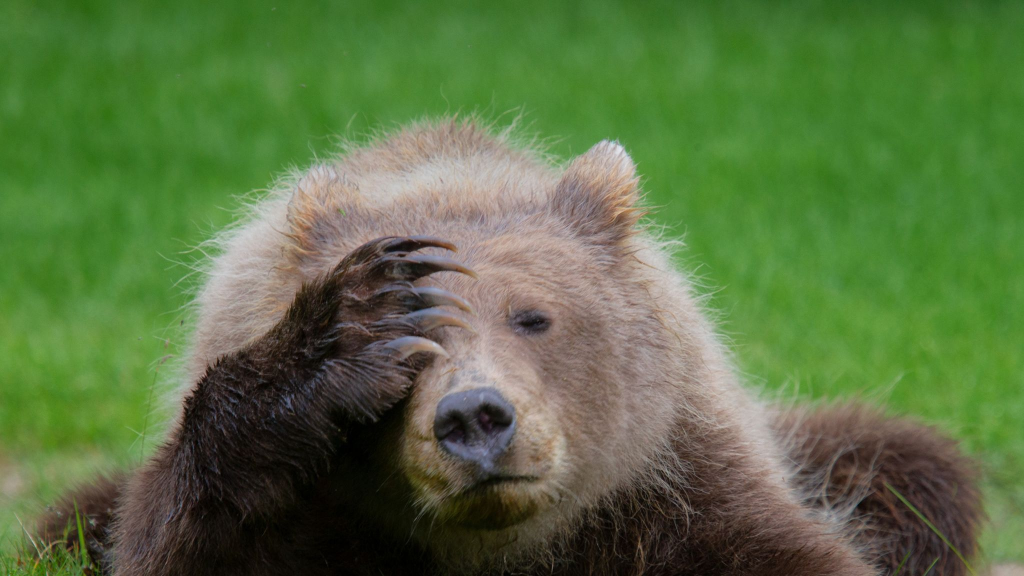
#> input picture practice/cv/img-process-lab/sample/bear.jpg, 2048 x 1152 px, given in place of 0, which was not available (shown at 1/2 size)
$ python in_range.py
#> lines starting #> are read from the running program, lines starting #| are printed output that depends on the picture; after the words box and inside, x2 and y2 are one past the last pixel; in counts of white or black regions, pixels touching at a corner belong together; pictures that were not available may be replaced by others from this repository, and a replacement may not be noted
import argparse
import time
import cv2
import numpy as np


COLORS = {
    "black":  ((0,   0,   0),   (180, 255,  45)),
    "gray":   ((0,   0,  46),   (180,  43, 220)),
    "white":  ((0,   0, 221),   (180,  30, 255)),
    "red":    ((0,  43,  46),   ( 10, 255, 255)),
    "orange": ((11, 43,  46),   ( 25, 255, 255)),
    "yellow": ((26, 43,  46),   ( 34, 255, 255)),
    "green":  ((35, 43,  46),   ( 77, 255, 255)),
    "cyan":   ((78, 43,  46),   ( 99, 255, 255)),
    "blue":   ((100, 43, 46),   (124, 255, 255)),
    "purple": ((125, 43, 46),   (155, 255, 255)),
}


def show_mask(img):
    hsv = cv2.cvtColor(img, cv2.COLOR_BGR2HSV)
    for name in ("red", "green", "blue"):
        lower, upper = (np.array(v) for v in COLORS[name])
        mask   = cv2.inRange(hsv, lower, upper)
        result = cv2.bitwise_and(img, img, mask=mask)
        cv2.imshow(f"{name} mask",   mask)
        cv2.imshow(f"{name} result", result)
    cv2.imshow("Original", img)
    cv2.waitKey(0)
    cv2.destroyAllWindows()


# [47 lines left out: functions show_replace, show_cloak, not called in this run]


def main():
    ap = argparse.ArgumentParser()
    ap.add_argument("--source", default="0", help="image path or camera index")
    ap.add_argument("--mode", choices=["mask", "replace", "cloak"], default="mask")
    ap.add_argument("--bg", default=None, help="background image for replace mode")
    ap.add_argument("--min-area", type=int, default=2000,
                    help="min contour area for cloak mode (0 = no filter)")
    args = ap.parse_args()

    if args.mode == "cloak":
        source = int(args.source) if args.source.isdigit() else args.source
        show_cloak(source, args.min_area)
        return

    img = cv2.imread(args.source)
#> img is the input picture: shape (1152, 2048, 3); mean B, G, R 66.1, 113.2, 88.8
    if img is None:
        print(f"[ERROR] Cannot read image: {args.source}")
        return

    if args.mode == "mask":
        show_mask(img)
#> in show_mask, `hsv = cv2.cvtColor(img, cv2.COLOR_BGR2HSV)`: hsv: shape (1152, 2048, 3); mean H, S, V 39.6, 120, 118.8
#> the loop in show_mask, `for name in ("red", "green", "blue"):` made 3 passes
#> pass 1, in show_mask, `mask   = cv2.inRange(hsv, lower, upper)`:
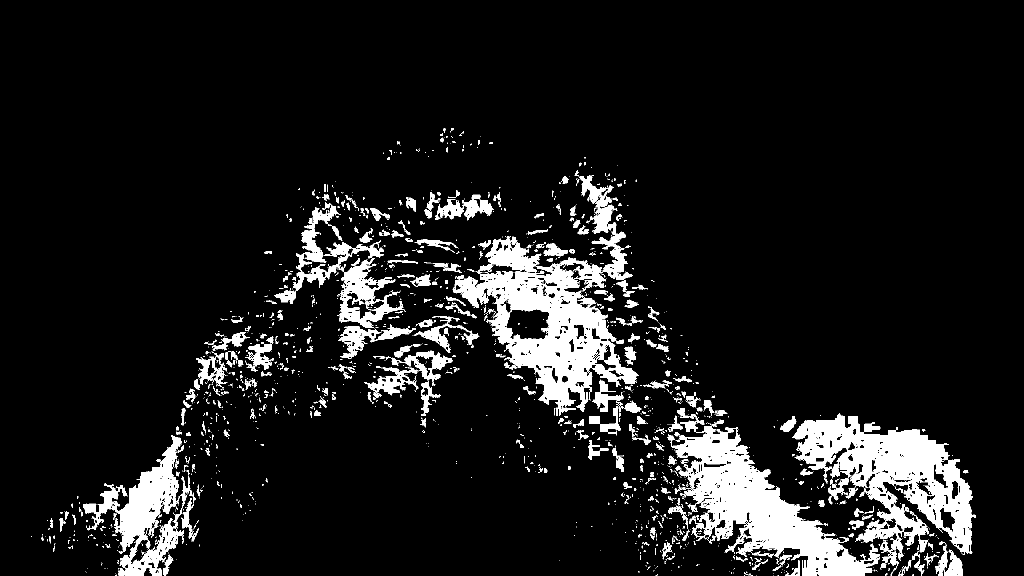
#> mask: shape (1152, 2048) (shown at 1/2 size); 10.1% white; 1843 white regions (1465 under 20 px), largest, box (x1, y1, x2, y2) and area: (905, 371, 1278, 832) 53430, (1585, 826, 1951, 1122) 44452, (1342, 839, 1760, 1152) 43675
#> pass 1, in show_mask, `result = cv2.bitwise_and(img, img, mask=mask)`:
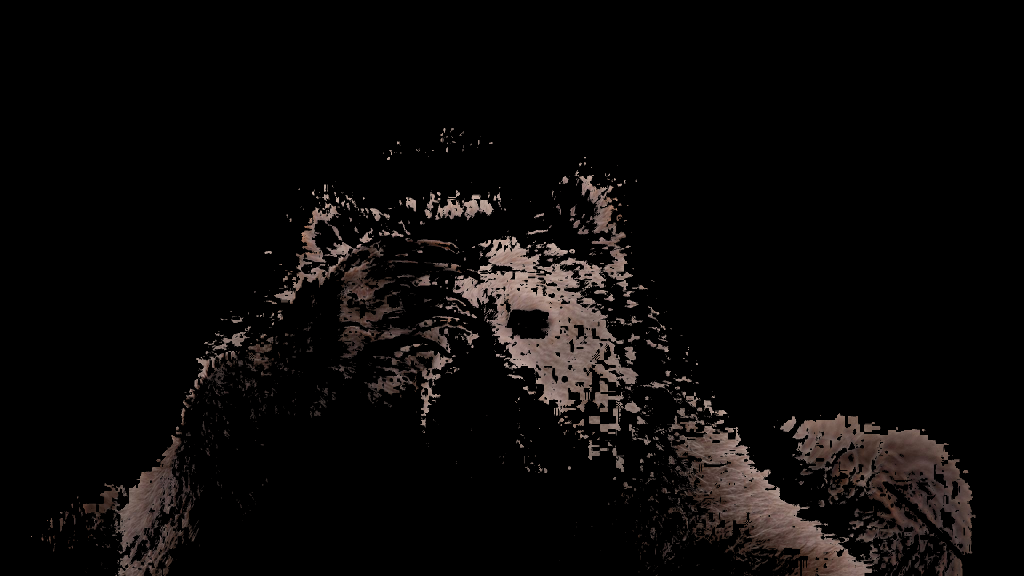
#> result: shape (1152, 2048, 3) (shown at 1/2 size); mean B, G, R 8.3, 9, 11
#> pass 2, in show_mask, `mask   = cv2.inRange(hsv, lower, upper)`:
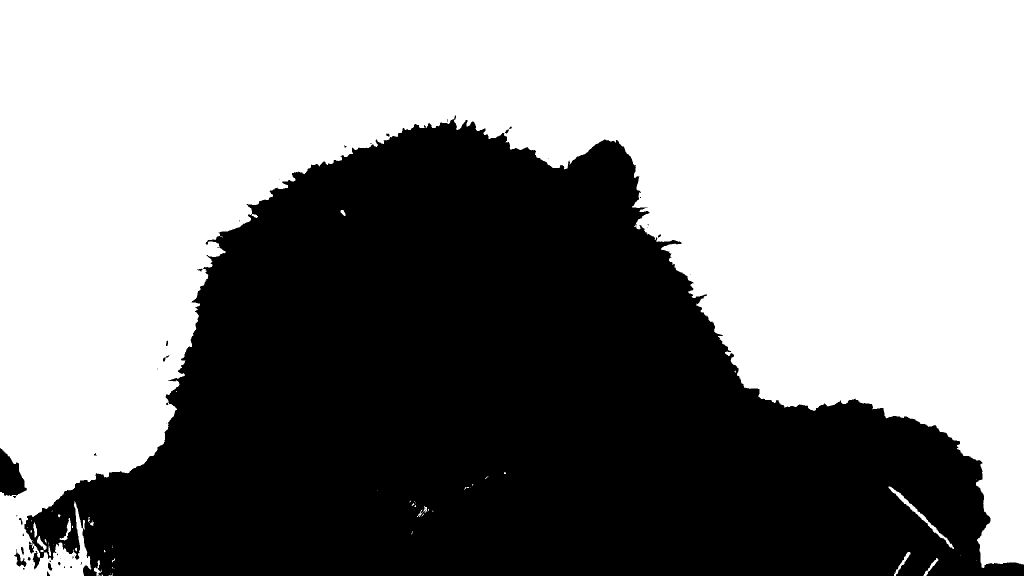
#> mask: shape (1152, 2048) (shown at 1/2 size); 54.3% white; 47 black regions (32 under 20 px), largest, box (x1, y1, x2, y2) and area: (49, 231, 2048, 1152) 1073150, (0, 896, 54, 992) 3243, (28, 1098, 53, 1134) 308
#> pass 2, in show_mask, `result = cv2.bitwise_and(img, img, mask=mask)`:
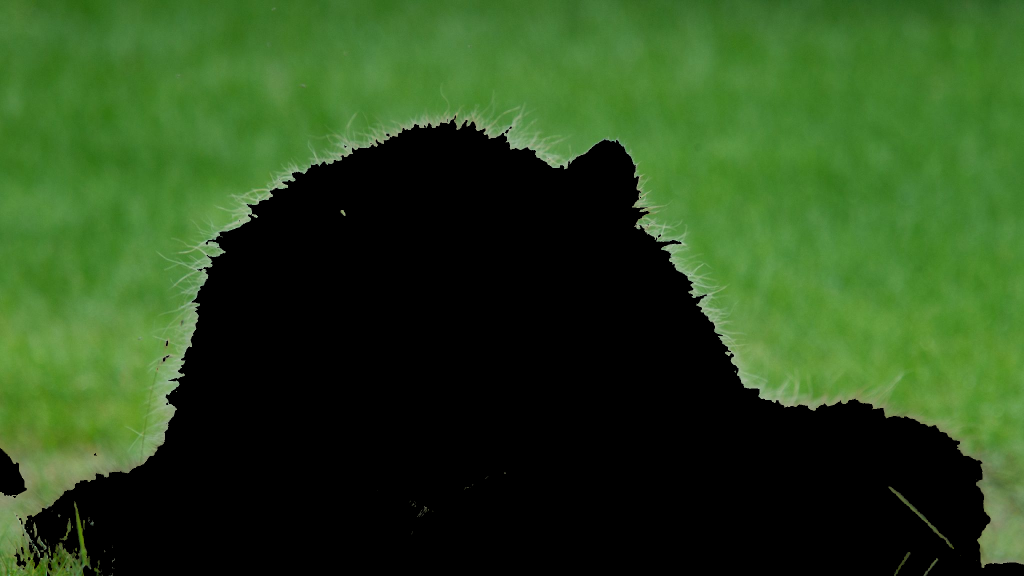
#> result: shape (1152, 2048, 3) (shown at 1/2 size); mean B, G, R 28.5, 72.2, 42.5
    elif args.mode == "replace":
        if not args.bg:
            print("[ERROR] --bg required for replace mode")
            return
        bg = cv2.imread(args.bg)
        if bg is None:
            print(f"[ERROR] Cannot read bg image: {args.bg}")
            return
        show_replace(img, bg)


if __name__ == "__main__":
    main()

$ run again, on practice/cv/img-process-lab/sample/brook_1020x680.jpg
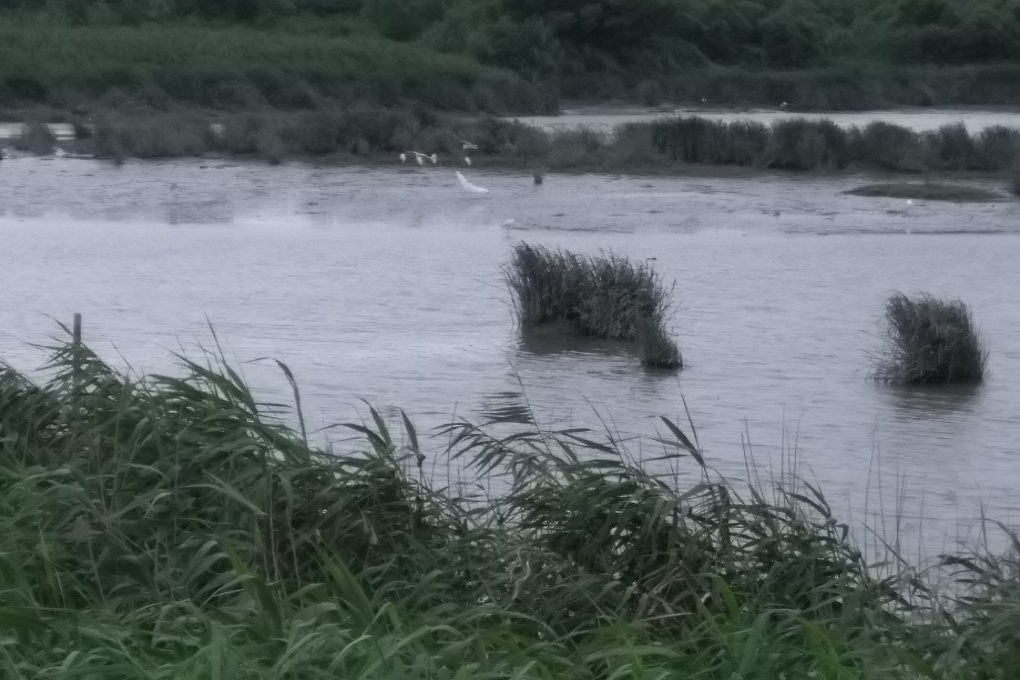
#> input picture practice/cv/img-process-lab/sample/brook_1020x680.jpg, 1020 x 680 px, given in place of 0, which was not available
#> in main, img is the input picture: shape (680, 1020, 3); mean B, G, R 106.1, 104, 95.3
#> hsv: shape (680, 1020, 3); mean H, S, V 91.2, 42.3, 110.5
#> the loop in show_mask, `for name in ("red", "green", "blue"):` made 3 passes
#> pass 2, in show_mask, `mask   = cv2.inRange(hsv, lower, upper)`:
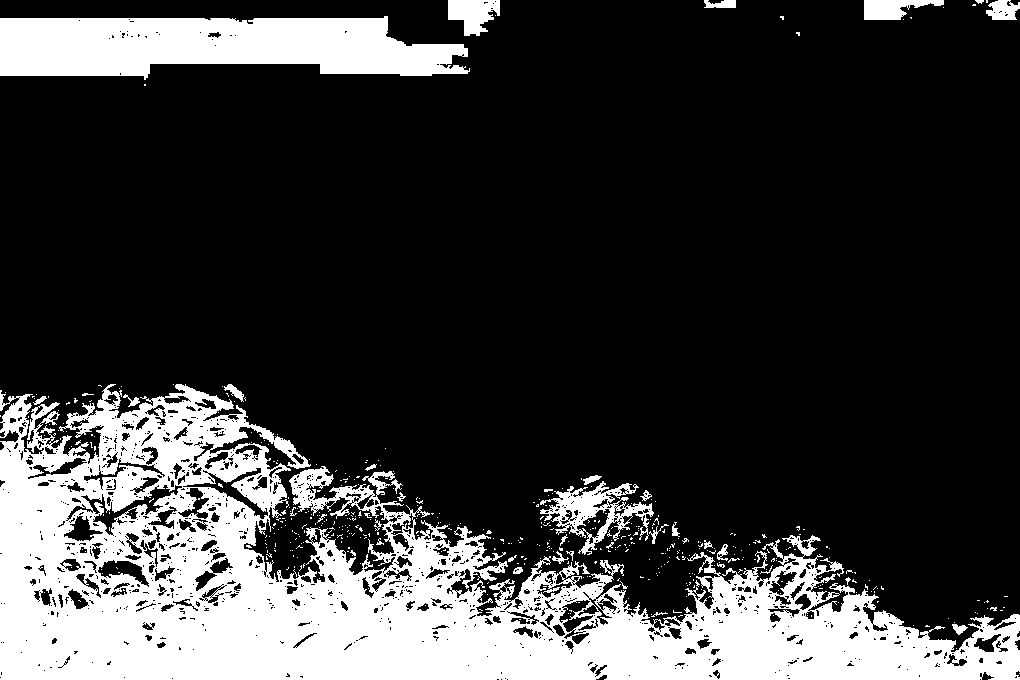
#> mask: shape (680, 1020); 23% white; 487 white regions (450 under 20 px), largest, box (x1, y1, x2, y2) and area: (0, 384, 1020, 680) 128731, (0, 16, 470, 80) 22480, (540, 481, 654, 555) 2852
#> pass 2, in show_mask, `result = cv2.bitwise_and(img, img, mask=mask)`:
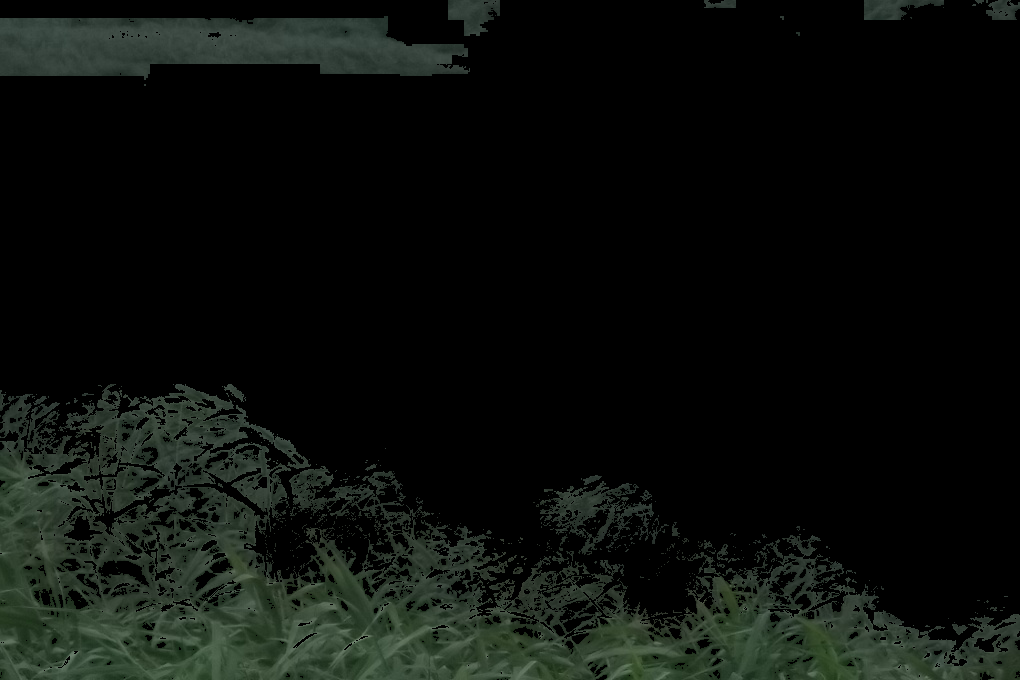
#> result: shape (680, 1020, 3); mean B, G, R 11.7, 15.1, 11.6
